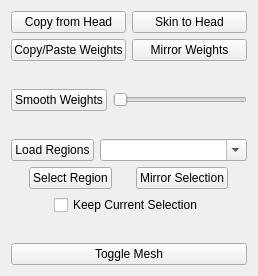
<?xml version="1.0" encoding="UTF-8"?>
<ui version="4.0">
 <class>Form</class>
 <widget class="QWidget" name="Form">
  <property name="geometry">
   <rect>
    <x>0</x>
    <y>0</y>
    <width>256</width>
    <height>276</height>
   </rect>
  </property>
  <property name="windowTitle">
   <string>Form</string>
  </property>
  <layout class="QVBoxLayout" name="verticalLayout">
   <item>
    <layout class="QGridLayout" name="gridLayout">
     <item row="0" column="0">
      <widget class="QPushButton" name="copy_weightsButton">
       <property name="sizePolicy">
        <sizepolicy hsizetype="Fixed" vsizetype="Fixed">
         <horstretch>0</horstretch>
         <verstretch>0</verstretch>
        </sizepolicy>
       </property>
       <property name="minimumSize">
        <size>
         <width>115</width>
         <height>0</height>
        </size>
       </property>
       <property name="toolTip">
        <string>Copy weights from head onto another mesh</string>
       </property>
       <property name="text">
        <string>Copy from Head</string>
       </property>
      </widget>
     </item>
     <item row="0" column="2">
      <widget class="QPushButton" name="skin_to_headButton">
       <property name="sizePolicy">
        <sizepolicy hsizetype="Fixed" vsizetype="Fixed">
         <horstretch>0</horstretch>
         <verstretch>0</verstretch>
        </sizepolicy>
       </property>
       <property name="minimumSize">
        <size>
         <width>115</width>
         <height>0</height>
        </size>
       </property>
       <property name="toolTip">
        <string>Skin selection to head</string>
       </property>
       <property name="text">
        <string>Skin to Head</string>
       </property>
      </widget>
     </item>
     <item row="2" column="0">
      <widget class="QPushButton" name="copy_paste_weightsButton">
       <property name="enabled">
        <bool>true</bool>
       </property>
       <property name="sizePolicy">
        <sizepolicy hsizetype="Minimum" vsizetype="Fixed">
         <horstretch>0</horstretch>
         <verstretch>0</verstretch>
        </sizepolicy>
       </property>
       <property name="minimumSize">
        <size>
         <width>106</width>
         <height>0</height>
        </size>
       </property>
       <property name="toolTip">
        <string>Copies first selected vertex weights and pastes onto rest of selection</string>
       </property>
       <property name="text">
        <string>Copy/Paste Weights</string>
       </property>
      </widget>
     </item>
     <item row="2" column="2">
      <widget class="QPushButton" name="mirror_weightsButton">
       <property name="sizePolicy">
        <sizepolicy hsizetype="Minimum" vsizetype="Fixed">
         <horstretch>0</horstretch>
         <verstretch>0</verstretch>
        </sizepolicy>
       </property>
       <property name="minimumSize">
        <size>
         <width>115</width>
         <height>0</height>
        </size>
       </property>
       <property name="toolTip">
        <string>Mirrors vertex weights based on selected vertices</string>
       </property>
       <property name="text">
        <string>Mirror Weights</string>
       </property>
      </widget>
     </item>
    </layout>
   </item>
   <item>
    <spacer name="verticalSpacer_4">
     <property name="orientation">
      <enum>Qt::Vertical</enum>
     </property>
     <property name="sizeHint" stdset="0">
      <size>
       <width>20</width>
       <height>40</height>
      </size>
     </property>
    </spacer>
   </item>
   <item>
    <layout class="QHBoxLayout" name="horizontalLayout_5">
     <item>
      <widget class="QPushButton" name="smooth_weightsButton">
       <property name="sizePolicy">
        <sizepolicy hsizetype="Minimum" vsizetype="Fixed">
         <horstretch>0</horstretch>
         <verstretch>0</verstretch>
        </sizepolicy>
       </property>
       <property name="toolTip">
        <string>Smooth selected vertex weights</string>
       </property>
       <property name="text">
        <string>Smooth Weights</string>
       </property>
      </widget>
     </item>
     <item>
      <widget class="QSlider" name="smooth_toleranceSlider">
       <property name="maximum">
        <number>10</number>
       </property>
       <property name="orientation">
        <enum>Qt::Horizontal</enum>
       </property>
      </widget>
     </item>
    </layout>
   </item>
   <item>
    <spacer name="verticalSpacer_2">
     <property name="orientation">
      <enum>Qt::Vertical</enum>
     </property>
     <property name="sizeHint" stdset="0">
      <size>
       <width>20</width>
       <height>40</height>
      </size>
     </property>
    </spacer>
   </item>
   <item>
    <layout class="QHBoxLayout" name="horizontalLayout_3">
     <item>
      <widget class="QPushButton" name="loadButton">
       <property name="sizePolicy">
        <sizepolicy hsizetype="Fixed" vsizetype="Fixed">
         <horstretch>0</horstretch>
         <verstretch>0</verstretch>
        </sizepolicy>
       </property>
       <property name="toolTip">
        <string>Load region data based on asset ID</string>
       </property>
       <property name="text">
        <string>Load Regions</string>
       </property>
      </widget>
     </item>
     <item>
      <widget class="QComboBox" name="regionsBox">
       <property name="editable">
        <bool>true</bool>
       </property>
      </widget>
     </item>
    </layout>
   </item>
   <item>
    <layout class="QHBoxLayout" name="horizontalLayout_2">
     <item>
      <widget class="QPushButton" name="select_verticesButton">
       <property name="sizePolicy">
        <sizepolicy hsizetype="Fixed" vsizetype="Fixed">
         <horstretch>0</horstretch>
         <verstretch>0</verstretch>
        </sizepolicy>
       </property>
       <property name="toolTip">
        <string>Select vertices in a certain region</string>
       </property>
       <property name="text">
        <string>Select Region</string>
       </property>
      </widget>
     </item>
     <item>
      <widget class="QPushButton" name="mirror_selectionButton">
       <property name="sizePolicy">
        <sizepolicy hsizetype="Fixed" vsizetype="Fixed">
         <horstretch>0</horstretch>
         <verstretch>0</verstretch>
        </sizepolicy>
       </property>
       <property name="toolTip">
        <string>Mirror vertex selection</string>
       </property>
       <property name="text">
        <string>Mirror Selection</string>
       </property>
      </widget>
     </item>
    </layout>
   </item>
   <item>
    <layout class="QVBoxLayout" name="verticalLayout_2">
     <item alignment="Qt::AlignHCenter">
      <widget class="QCheckBox" name="keep_prev_selBox">
       <property name="sizePolicy">
        <sizepolicy hsizetype="Fixed" vsizetype="Fixed">
         <horstretch>0</horstretch>
         <verstretch>0</verstretch>
        </sizepolicy>
       </property>
       <property name="toolTip">
        <string/>
       </property>
       <property name="text">
        <string>Keep Current Selection</string>
       </property>
      </widget>
     </item>
    </layout>
   </item>
   <item>
    <spacer name="verticalSpacer">
     <property name="orientation">
      <enum>Qt::Vertical</enum>
     </property>
     <property name="sizeHint" stdset="0">
      <size>
       <width>20</width>
       <height>40</height>
      </size>
     </property>
    </spacer>
   </item>
   <item>
    <layout class="QHBoxLayout" name="horizontalLayout_4">
     <item>
      <widget class="QPushButton" name="toggle_visButton">
       <property name="sizePolicy">
        <sizepolicy hsizetype="Minimum" vsizetype="Fixed">
         <horstretch>0</horstretch>
         <verstretch>0</verstretch>
        </sizepolicy>
       </property>
       <property name="toolTip">
        <string>Toggle visibility between blendshape and skinned mesh</string>
       </property>
       <property name="text">
        <string>Toggle Mesh</string>
       </property>
      </widget>
     </item>
    </layout>
   </item>
  </layout>
 </widget>
 <resources/>
 <connections/>
</ui>
